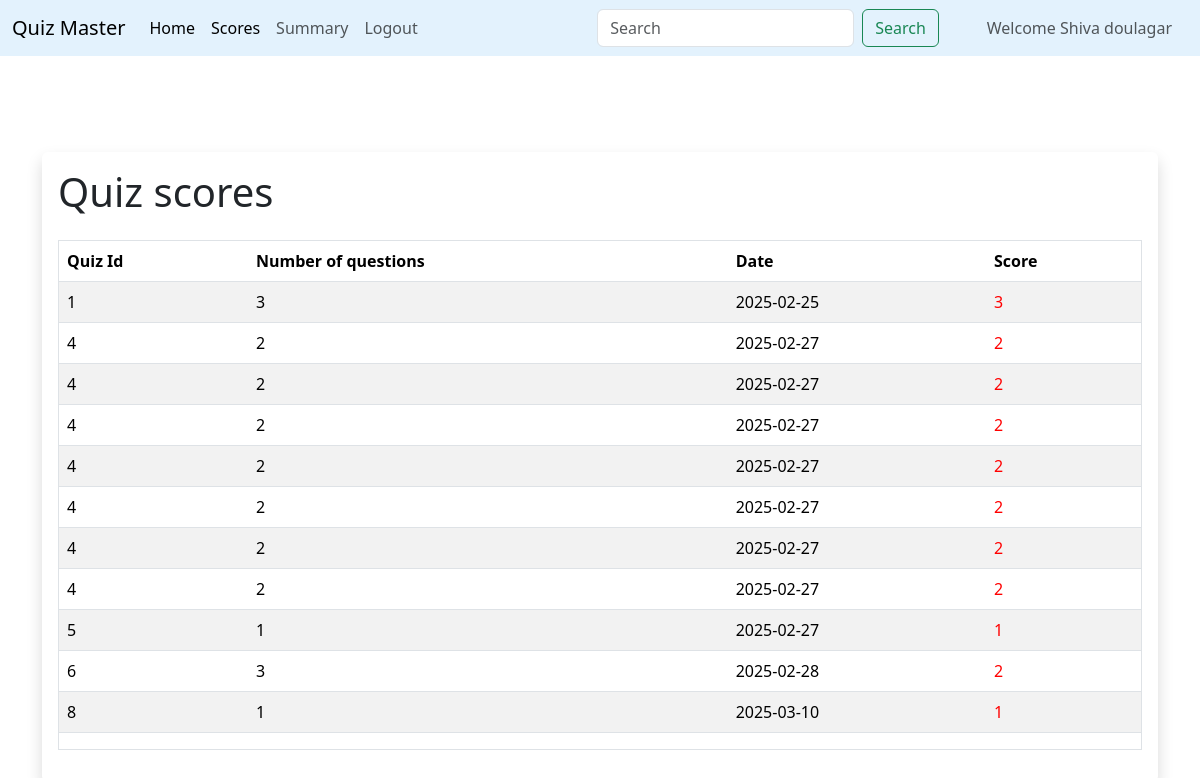
Before: /students/shivadoulager@gmail.com/scores (signed in) with the older database file.
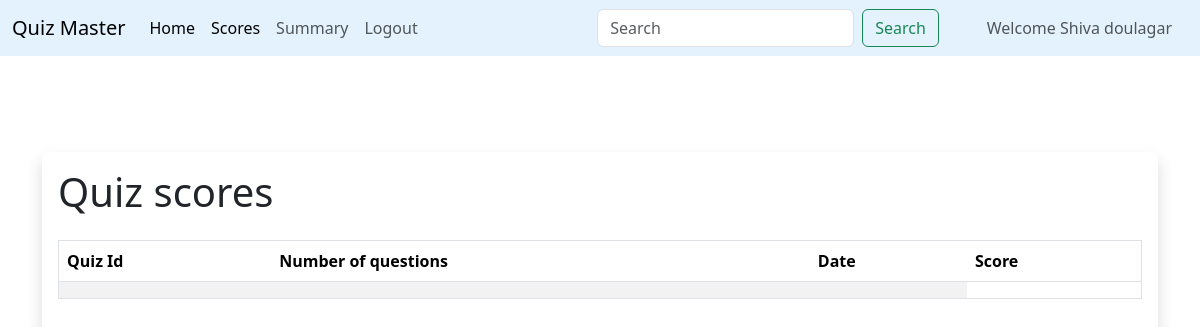
After: the same page with the newer database file.
### models.py (models this page shows, shortened)
class Users(db.Model):
    __tablename__ = 'users'
    id = db.Column(db.Integer, primary_key=True, autoincrement=True)
    mail = db.Column(db.String(50), nullable=False, unique=True)
    password = db.Column(db.String(50), nullable=False)
    fullname = db.Column(db.String(50), nullable=False)
    qualification = db.Column(db.String(50), nullable=False)
    dob = db.Column(db.DateTime, default=datetime.utcnow)

class Scores(db.Model):
    __tablename__ = 'scores'
    id = db.Column(db.Integer, primary_key=True, autoincrement=True)
    quiz_id = db.Column(db.Integer, db.ForeignKey('quiz.id'), nullable=False)
    user_id = db.Column(db.Integer, db.ForeignKey('users.id'), nullable=False)
    time = db.Column(db.DateTime, default=datetime.utcnow)
    total_score = db.Column(db.Integer, nullable=False)
    number_of_questions = db.Column(db.Integer, nullable=False)
    quiz = db.relationship('Quiz', backref='scores')
    user = db.relationship('Users', backref='scores')

### students/students.py (the view)
@students_bp.route("/<mail>/scores")
def scores(mail):
    if "user" not in session or session["user"]["role"] != "student":
                flash("Access denied! Please log in as a student.")
                return redirect(url_for("signin"))
    try:
        db = sqlite3.connect("instance/quiz_master.db")
        cur = db.cursor()
        cur.execute(
            """
                SELECT scores.quiz_id,scores.total_score,number_of_questions,scores.time
                    FROM scores
                    JOIN users on users.id  = scores.user_id
                    WHERE users.mail = ?
        """,
            (mail,),
        )
        data = cur.fetchall()
        name = user_name(mail)
        return render_template("scores.html", mail=mail, data=data,name = name[0],title = "Scores")
    except Exception as e:
        flash(f"Error:{e}")
        return redirect(url_for("student_dashboard", mail=mail))
    finally:
        if db is not None:
            db.close()

### app.py (called while the page is built)
@app.before_request
def session_timeout():
    session.permanent = True
    app.permanent_session_lifetime = timedelta(minutes=30)  # Set timeout duration

### students/students.py (called while the page is built)
def user_name(mail):
    db = None
    try:
        if "user" not in session or session["user"]["role"] != "student":
            flash("Access denied! Please log in as a student.")
            return redirect(url_for("signin"))
        db = sqlite3.connect("instance/quiz_master.db")
        cur = db.cursor()
        name = cur.execute(
                """
                SELECT fullname FROM users WHERE  mail = ?
            """,
                (mail,),
            ).fetchone()
        return name
    except Exception as e:
        print(e)
    finally:
        if db is not None:
            db.close()

### students/templates/scores.html
{% extends "student_dashboard.html" %}
{% block content %}
    <div class="main">
        <div class="container shadow  rounded p-3">
            <h1 class="mb-4" >Quiz scores</h1>
            <table class="table table-striped p-1 border ">
                <thead>
                  <tr>
                    <th scope="col">Quiz Id</th>
                    <th scope="col">Number of questions</th>
                    <th scope="col">Date</th>
                    <th scope="col">Score</th>
                  </tr>
                </thead>
                <tbody>
                  {%for quiz in data %}
                  <tr>
                    <td>{{quiz[0]}}</td>
                    <td>{{quiz[2]}}</td>
                    <td>{{quiz[3][:10] }}</td>
                    <td style="color: red ;"  >{{quiz[1]}}</td>
                  </tr>
                  {% endfor %}
                  <tr>
                    <td>{{Mark}}</td>
                    <td>{{Otto}}</td>
                    <td>{{mdo}}</td>
                  </tr>
                </tbody>
              </table>
        </div>
    </div>
{% endblock %}

### students/templates/student_dashboard.html (shortened to what this page needs)
<!DOCTYPE html>
<html lang="en">
<head>
    <link href="https://cdn.jsdelivr.net/npm/bootstrap@5.3.3/dist/css/bootstrap.min.css" rel="stylesheet">
  <link rel="stylesheet" href="{{ url_for('students.static', filename='css/style.css') }}">
</head>
<body>
    <nav class="navbar navbar-expand-lg" style="background-color: #e3f2fd;" >
        <div class="container-fluid">
          <a class="navbar-brand" href="{{url_for('students.student_dashboard',mail = mail)}}">Quiz Master</a>
          <div class="collapse navbar-collapse" id="navbarSupportedContent">
            <ul class="navbar-nav me-auto mb-2 mb-lg-0">
              <li class="nav-item">
                <a class="nav-link active" aria-current="page" href="{{url_for('students.student_dashboard',mail = mail)}}">Home</a>
              </li>
              <li class="nav-item">
                <a class="nav-link active" aria-current="page" href="{{url_for('students.scores',mail = mail)}}">Scores</a>
              </li>
              <li class="nav-item">
                <a class="nav-link" href="{{url_for('students.summary',mail = mail)}}">Summary</a>
              </li>
              <li class="nav-item">
                {% if 'user' in session %}
              <a class="nav-link" href="{{ url_for('logout') }}">Logout</a>
              {% else %}
              <a href="{{ url_for('signin') }}">Login</a>
                {% endif %}
              </li>
            </ul>
            <form class="d-flex" role="search" onsubmit="searchContent(event)">
              <input id="searchInput" class="form-control me-2" type="search" placeholder="Search" aria-label="Search" onkeyup="highlightSearch()" >
              <button class="btn btn-outline-success" type="submit">Search</button>
          </form>
            <span class="navbar-text ms-5 me-3">
        Welcome {{name|capitalize}}
      </span>
          </div>
        </div>
      </nav>
      <div class="main">
        <div class="container mt-5">
          <div id="subjects-container" class="row g-4 mt-4">
            {% block content %}
    {% endblock %}
          </div>
        </div>
      </div>
</body>
</html>

### students/static/css/style.css (style rules this page uses)
.main { width: 100%; display: flex; justify-content: center; }
nav { color: white; }

Changed rows visible on the page:
removed Scores: quiz "1", number_of_questions "3", time "2025-02-25", total_score "3"
removed Scores: quiz "4", number_of_questions "2", time "2025-02-27", total_score "2"
removed Scores: quiz "4", number_of_questions "2", time "2025-02-27", total_score "2"
removed Scores: quiz "4", number_of_questions "2", time "2025-02-27", total_score "2"
removed Scores: quiz "4", number_of_questions "2", time "2025-02-27", total_score "2"
removed Scores: quiz "4", number_of_questions "2", time "2025-02-27", total_score "2"
removed Scores: quiz "4", number_of_questions "2", time "2025-02-27", total_score "2"
removed Scores: quiz "4", number_of_questions "2", time "2025-02-27", total_score "2"
removed Scores: quiz "5", number_of_questions "1", time "2025-02-27", total_score "1"
removed Scores: quiz "6", number_of_questions "3", time "2025-02-28", total_score "2"
removed Scores: quiz "8", number_of_questions "1", time "2025-03-10", total_score "1"
